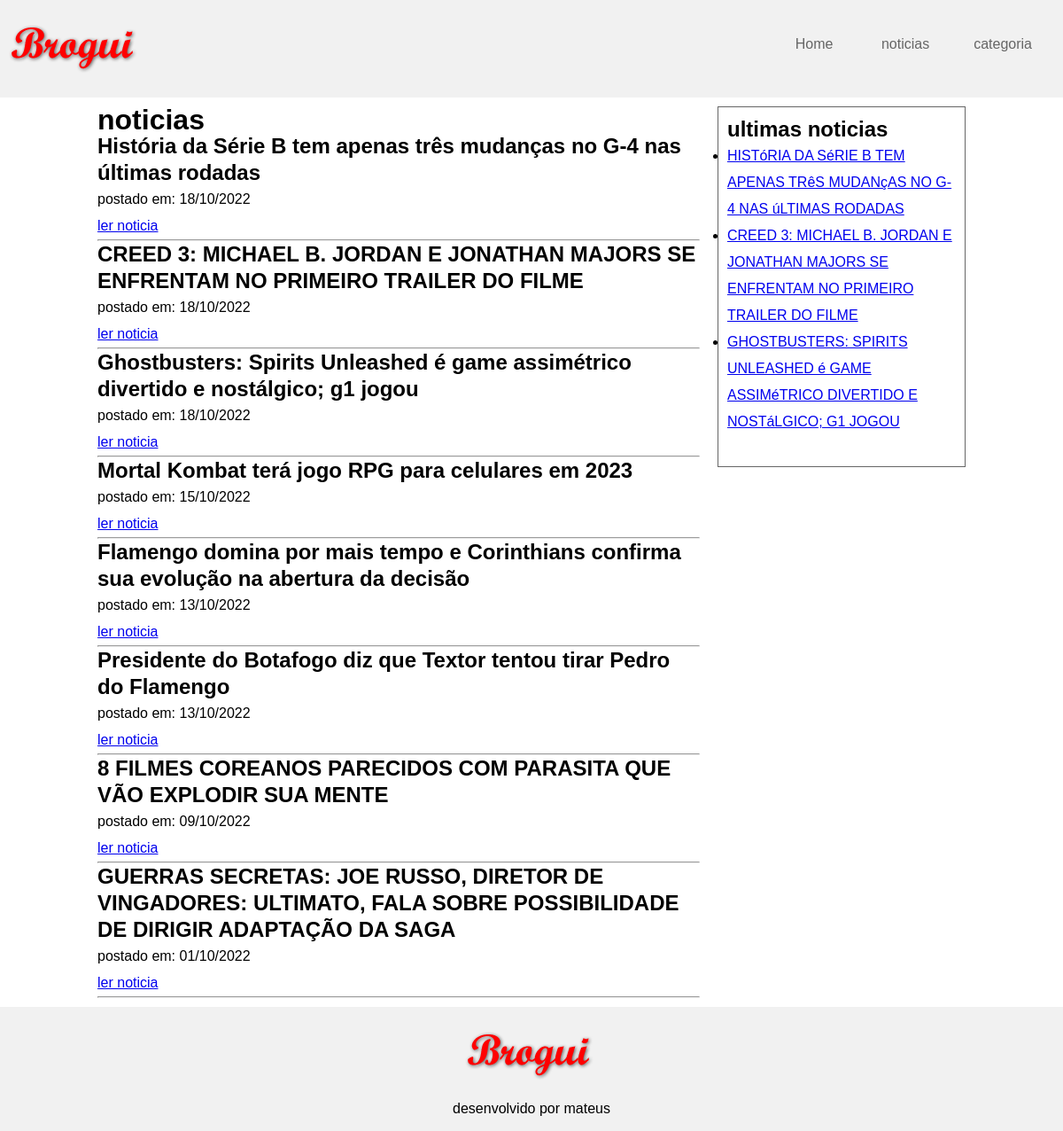
/index.php?pagina=noticias, run on the app's committed database.
### tables this page shows
CREATE TABLE `noticia` (
  `id` int(11) NOT NULL,
  `titulo` varchar(200) NOT NULL,
  `texto` longtext NOT NULL,
  `data` date NOT NULL,
  `categoria_id` int(11) NOT NULL
);

### index.php (the view, shortened to what this page needs)
<?php
    include "config.php";
?>
<!DOCTYPE html>
<html lang="pt-br">
<head>
    <link rel="stylesheet" href="css/style.css">
</head>
<body>
    <header>
        <a href="index.php" title="Home - brogui">
            <img src="imagens/logo.png" alt="brogui">
        </a>
        <nav>
            <ul>
                <li>
                    <a href="index.php?pagina=home">
                        Home
                    </a>
                </li>
                <li>
                    <a href="index.php?pagina=noticias">
                        noticias
                    </a>
                <li>
                    <a href="index.php?pagina=categorias">
                        categoria
                    </a>
                </li>
            </ul>
        </nav>
    </header>
    <main>
        <div class="grid">
            <div class="coluna">
                <?php
                    $pagina = $_GET["pagina"] ?? "home";
                    $pagina= "pages/{$pagina}.php";
                    if (file_exists($pagina)){
                        include $pagina;
                    } else{
                        include "pages/erro.php";
                    }
                ?>
            </div>
            <div class="coluna">
                <aside>
                    <h2>ultimas noticias</h2>
                    <ul>
                        <?php
                            $sql = "select * from noticia
                            order by data desc limit 3";
                            $consulta = mysqli_query($con,$sql);
                            while($dados = mysqli_fetch_array($consulta)){
                                $titulo = $dados["titulo"];
                                $id = $dados["id"];
                                $titulo = strtoupper($titulo);
                                echo"<li><a href='index.php?pagina=noticia&id={$id}'>{$titulo}</a></li>";
                            }
                        ?>
                    </ul>
                </aside>
            </div>
        </div>
    </main>
    <footer>
        <img src="imagens/logo.png" alt="brogui">
        <p>
            desenvolvido por mateus
        </p>
    </footer>
</body>
</html>

### pages/noticias.php
<h1>noticias</h1>
<?php
  $sql= "select id, titulo, date_format(data, '%d/%m/%Y') data from noticia order by data desc limit 8";
  $consulta = mysqli_query($con, $sql);
  while( $dados = mysqli_fetch_array($consulta)){
    $id = $dados["id"];
    $titulo = $dados["titulo"];
    $data = $dados["data"];
    echo "
  <h2>{$titulo}</h2>
  <p>postado em: {$data}</p>
  <p>
    <a href='index.php?pagina=noticia&id={$id}'>
    ler noticia
    </a>
  </p>
  <hr>
  ";
  }
?>

### css/style.css (style rules this page uses)
* { margin: 0; padding: 0; }
body { font-family: arial, verdana; line-height: 30px; }
header, footer { background-color: #f1f1f1; padding: 10px; }
footer { text-align: center; }
header nav { float: right; }
header nav ul { list-style: none; }
header nav ul li { display: inline-block; margin: 25px; }
header nav ul li a { color: #666; text-decoration: none; }
.grid { display: grid; grid-template-columns: 70% 30%; }
.grid .coluna { padding: 10px; }
aside { border: 1px solid #666; padding: 10px; }
aside ul { margin-bottom: 25px; }
main { width: 1000px; margin: auto; }

### data on the page
noticia: titulo "História da Série B tem apenas três mudanças no G-4 nas últimas rodadas", data "18/10/2022", titulo "HISTóRIA DA SéRIE B TEM APENAS TRêS MUDANçAS NO G-4 NAS úLTIMAS RODADAS"
noticia: titulo "CREED 3: MICHAEL B. JORDAN E JONATHAN MAJORS SE ENFRENTAM NO PRIMEIRO TRAILER DO FILME", data "18/10/2022"
noticia: titulo "Ghostbusters: Spirits Unleashed é game assimétrico divertido e nostálgico; g1 jogou", data "18/10/2022", titulo "GHOSTBUSTERS: SPIRITS UNLEASHED é GAME ASSIMéTRICO DIVERTIDO E NOSTáLGICO; G1 JOGOU"
noticia: titulo "Mortal Kombat terá jogo RPG para celulares em 2023", data "15/10/2022"
noticia: titulo "Flamengo domina por mais tempo e Corinthians confirma sua evolução na abertura da decisão", data "13/10/2022"
noticia: titulo "Presidente do Botafogo diz que Textor tentou tirar Pedro do Flamengo", data "13/10/2022"
noticia: titulo "8 FILMES COREANOS PARECIDOS COM PARASITA QUE VÃO EXPLODIR SUA MENTE", data "09/10/2022"
noticia: titulo "GUERRAS SECRETAS: JOE RUSSO, DIRETOR DE VINGADORES: ULTIMATO, FALA SOBRE POSSIBILIDADE DE DIRIGIR ADAPTAÇÃO DA SAGA", data "01/10/2022"
